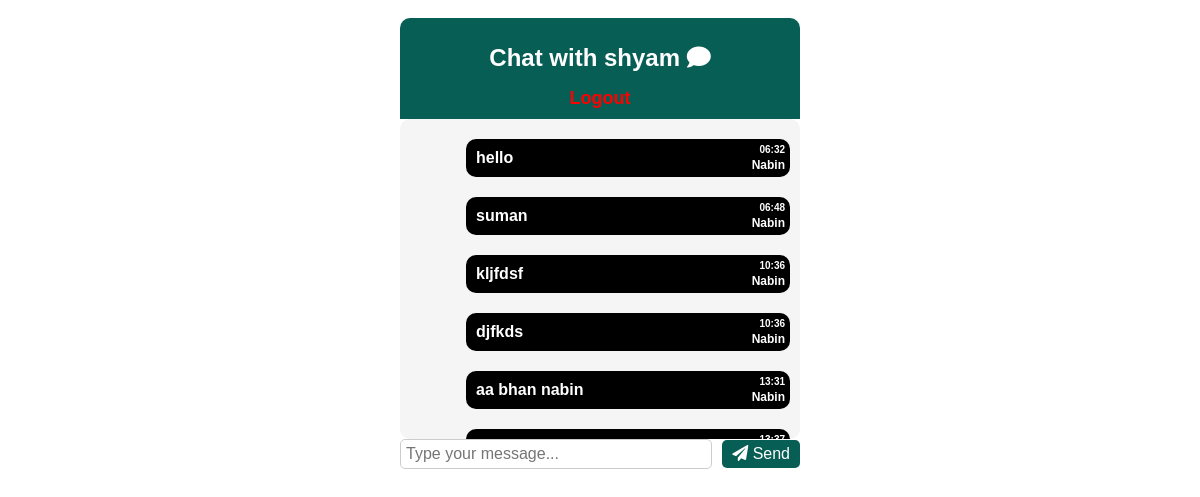
The page /chat/shyam/ (signed in) on the database its author committed.
### Chatter/models.py (models this page shows, shortened)
class Message(models.Model):
    sender = models.ForeignKey(
        User, on_delete=models.CASCADE, related_name='sent_messages')
    receiver = models.ForeignKey(
        User, on_delete=models.CASCADE, related_name='received_messages')
    content = models.TextField()
    timestamp = models.DateTimeField(auto_now_add=True)

### Chatter/views.py (the view)
# urls.py: path('<str:username>/', views.chat_view, name='chat_view'),
@login_required
def chat_view(request, username):
    user = get_object_or_404(User, username=username)
    if request.user == user:
        return redirect('chat_home')
    messages = Message.objects.filter(sender=request.user, receiver=user) | Message.objects.filter(
        sender=user, receiver=request.user)
    messages = messages.order_by('timestamp')
    return render(request, 'chat.html', {
        'user': user,
        'messages': messages,
    })

### templates/chat.html (shortened to what this page needs)
<!DOCTYPE html>
<html>
<head>
    <link rel="stylesheet" href="https://cdnjs.cloudflare.com/ajax/libs/font-awesome/5.15.3/css/all.min.css">
</head>
<body>
    <div class="chat-container">
        <div class="chat-header">
            <h1>Chat with {{ user.username }} <i class="fas fa-comment"></i></h1>
            <a href="{% url 'logout' %}" class="btnlog">Logout</a>
        </div>
        <div class="chat__item__container" id="id_chat_item_container">
            {% for message in messages %}
            <div
                class="chat-message {% if message.sender.username == request.user.username %}right{% else %}left{% endif %}">
                <span class="message-username">{{ message.sender.username }}</span>
                <span class="message-text">{{ message.content }}</span>
                <span class="message-timestamp">{{ message.timestamp|date:"H:i" }}</span>
            </div>
            {% endfor %}
        </div>
        <div class="chat-input-container">
            <input type="text" id="id_message_send_input" placeholder="Type your message..." />
            <button type="submit" id="id_message_send_button"><i class="fas fa-paper-plane"></i> Send</button>
        </div>
    </div>
</body>
</html>

### templates/chat.html (style rules this page uses)
body { font-family: Arial, sans-serif; }
.chat-container { max-width: 400px; margin: 0 auto; padding: 10px; }
.chat-header { text-align: center; background-color: #075e54; color: #fff; padding: 10px; border-top-left-radius: 10px; border-top-right-radius: 10px; }
.chat-header h1 { font-size: 24px; }
.chat__item__container { background-color: #f5f5f5; padding: 10px; border-radius: 10px; height: 300px; max-height: 300px; overflow-y: auto; }
.chat-input-container { display: flex; align-items: center; }
#id_message_send_input { flex: 1; padding: 5px; border: 1px solid #ccc; border-radius: 5px; font-size: 16px; }
#id_message_send_button { padding: 5px 10px; background-color: #075e54; color: #fff; border: none; border-radius: 5px; font-size: 16px; cursor: pointer; margin-left: 10px; }
.chat-message { background-color: #e4f9f5; border-radius: 10px; margin: 10px 0; padding: 10px; position: relative; }
.chat-message.right { background-color: black; width: 80%; float: right; clear: both; margin-left: auto; margin-right: 0; }
.chat-message span { font-weight: bold; color: white; }
.message-timestamp { font-size: 10px; position: absolute; top: 5px; right: 5px; }
.message-username { font-size: 12px; position: absolute; bottom: 5px; right: 5px; }
.btnlog { color:red; font-size: large; text-decoration: none; font-weight: bold; align-items: end; }

### rows shown on the page
Message: sender.username "Nabin", content "hello", timestamp "06:32"
Message: sender.username "Nabin", content "suman", timestamp "06:48"
Message: sender.username "Nabin", content "kljfdsf", timestamp "10:36"
Message: sender.username "Nabin", content "djfkds", timestamp "10:36"
Message: sender.username "Nabin", content "aa bhan nabin", timestamp "13:31"

### other values the page prints
{{ user.username }} "shyam"
